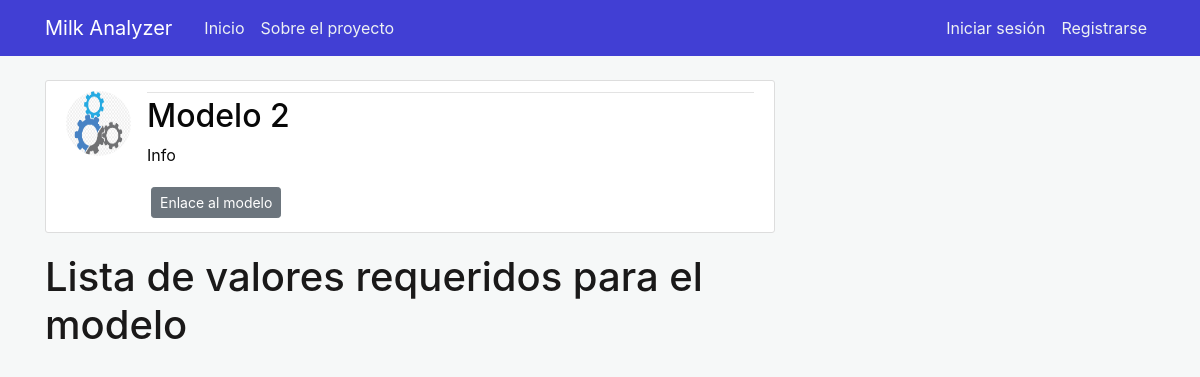
/aimodel/1, run on an earlier commit of the app's database.
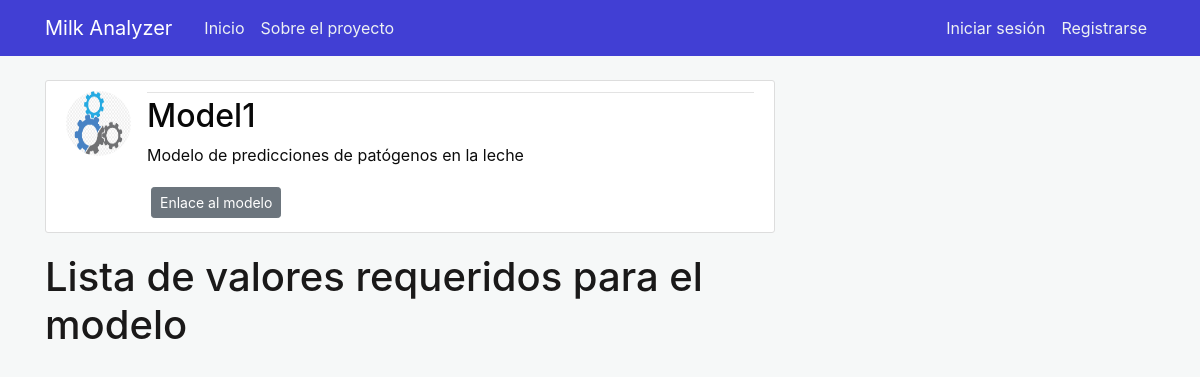
And on a later commit of the database.
### milkanalyzer/models.py (models this page shows, shortened)
class AIModel(db.Model):
    __tablename__ = 'aimodel'
    id = db.Column(db.Integer, primary_key=True)
    name = db.Column(db.String(50), nullable=False)
    type = db.Column(db.String(100), nullable=False)
    description = db.Column(db.Text, nullable=False)
    url = db.Column(db.String(50), nullable=False)
    aimodel_picture = db.Column(db.String(20), nullable=False, default='defaultmodel.jpg')

### milkanalyzer/aimodels/routes.py (the view)
@aimodels.route("/aimodel/<int:id>")
def aimodel(id):
    aimodel = AIModel.query.get_or_404(id)
    values = Value.query.filter_by(aimodel_id = aimodel.id).all()
    return render_template('aimodel.html', title=aimodel.name, aimodel=aimodel, values=values)

### milkanalyzer/templates/aimodel.html (shortened to what this page needs)
{% extends "layout.html" %}
{% block content %}
<article class="media content-section">
  <img class="rounded-circle article-img"
    src="{{ url_for('static', filename='aimodel_images/' + aimodel.aimodel_picture) }}">
  <div class="media-body">
    <div class="article-metadata">
    </div>
    <h2 class="article-title">{{ aimodel.name }}</h2>
    <p class="article-content">{{ aimodel.description }}</p>
    <a class="btn btn-secondary btn-sm m-1" href="{{ aimodel.url }} ">Enlace al modelo</a>
  </div>
</article>
<h1>Lista de valores requeridos para el modelo</h1></br>
{% endblock content %}

### milkanalyzer/templates/layout.html (shortened to what this page needs)
<!DOCTYPE html>
<html>
<head>
    <link rel="stylesheet" href="https://maxcdn.bootstrapcdn.com/bootstrap/4.0.0/css/bootstrap.min.css"
>
    <link rel="stylesheet" type="text/css" href="{{ url_for('static', filename='main.css') }}">
</head>
<body>
    <header class="site-header">
        <nav class="navbar navbar-expand-md navbar-dark bg-steel fixed-top">
            <div class="container">
                <a class="navbar-brand mr-4" href="/">Milk Analyzer</a>
                <div class="collapse navbar-collapse" id="navbarToggle">
                    <div class="navbar-nav mr-auto">
                        <a class="nav-item nav-link" href="{{ url_for('main.home') }}">Inicio</a>
                        <a class="nav-item nav-link" href="{{ url_for('main.about') }}">Sobre el proyecto</a>
                    </div>
                    <div class="navbar-nav">
                        {% if current_user.is_authenticated %}
                        {% if current_user.username == 'admin' %}
                        <a class="nav-item nav-link" href="{{ url_for('aimodels.new_aimodel') }}">Añadir
                            modelo</a>
                        {% endif %}
                        <a class="nav-item nav-link" href="{{ url_for('users.profile') }}">Perfil</a>
                        {% if current_user.username != 'admin' %}
                        <a class="nav-item nav-link" href="{{ url_for('predictions.prediction_list') }}">Predicciones</a>
                        {% endif %}
                        <a class="nav-item nav-link" href="{{ url_for('users.logout') }}">Cerrar sesión</a>
                        {% else %}
                        <a class="nav-item nav-link" href="{{ url_for('users.login') }}">Iniciar sesión</a>
                        <a class="nav-item nav-link" href="{{ url_for('users.register') }}">Registrarse</a>
                        {% endif %}
                    </div>
                </div>
            </div>
        </nav>
    </header>
    <main role="main" class="container">
        <div class="row">
            <div class="col-md-8">
                {% block content %}{% endblock %}
            </div>
        </div>
    </main>
</body>
</html>

### milkanalyzer/static/main.css (style rules this page uses)
body { background: #f6f8f8; color: #0c0c0c; margin-top: 5rem; }
h1, h2, h3, h4, h5, h6 { color: #1a1919; }
.bg-steel { background-color: #413fd4; }
.site-header .navbar-nav .nav-link { color: #edf1f3; }
.content-section { background: #ffffff; padding: 10px 20px; border: 1px solid #dddddd; border-radius: 3px; margin-bottom: 20px; }
.article-title { color: #080808; }
.article-content { white-space: pre-line; }
.article-img { height: 65px; width: 65px; margin-right: 16px; }
.article-metadata { padding-bottom: 1px; margin-bottom: 4px; border-bottom: 1px solid #e3e3e3 }

What changed in the data, as far as the page shows it:
changed AIModel: name "Modelo 2" → "Model1"; description "Info" → "Modelo de predicciones de patógenos en la leche"
